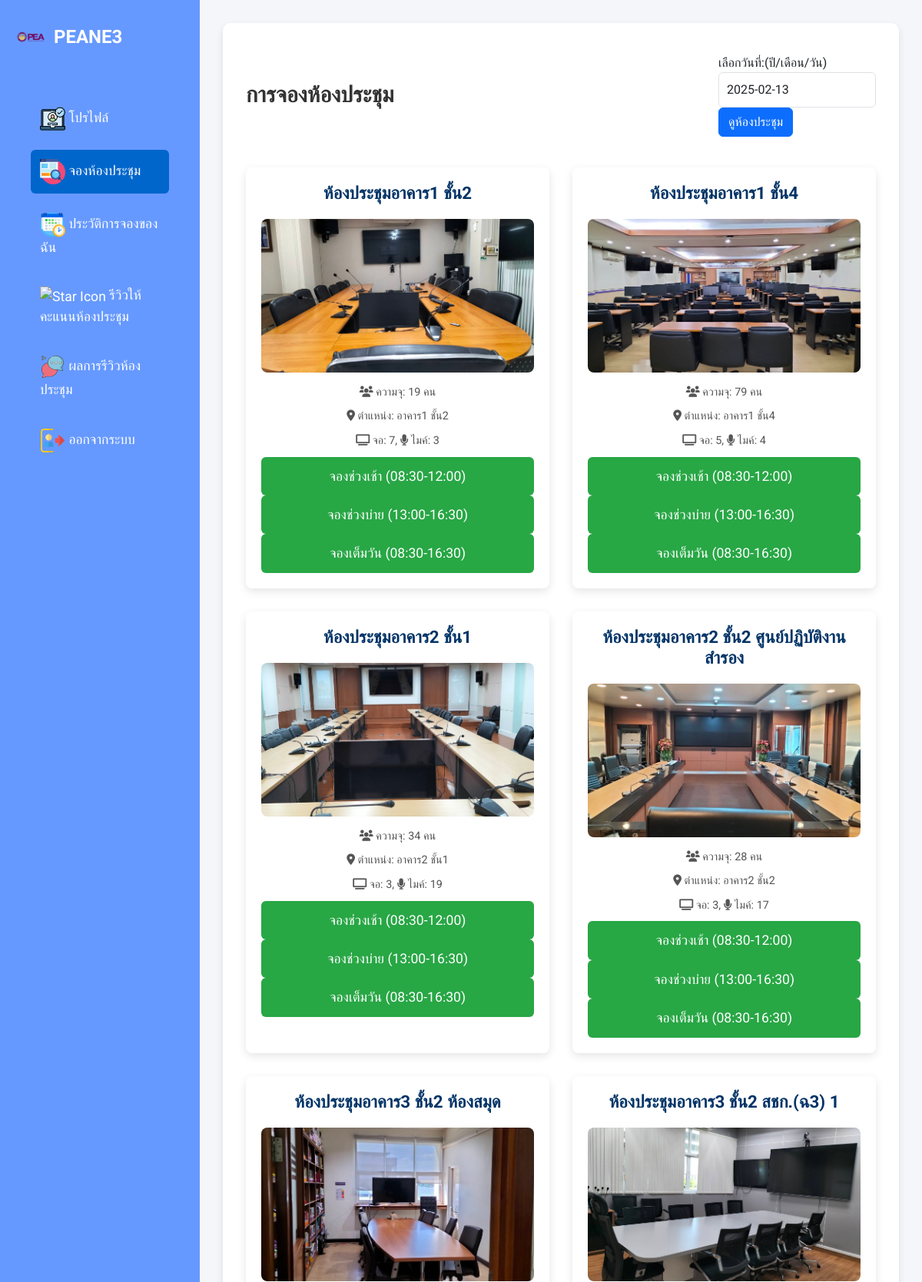
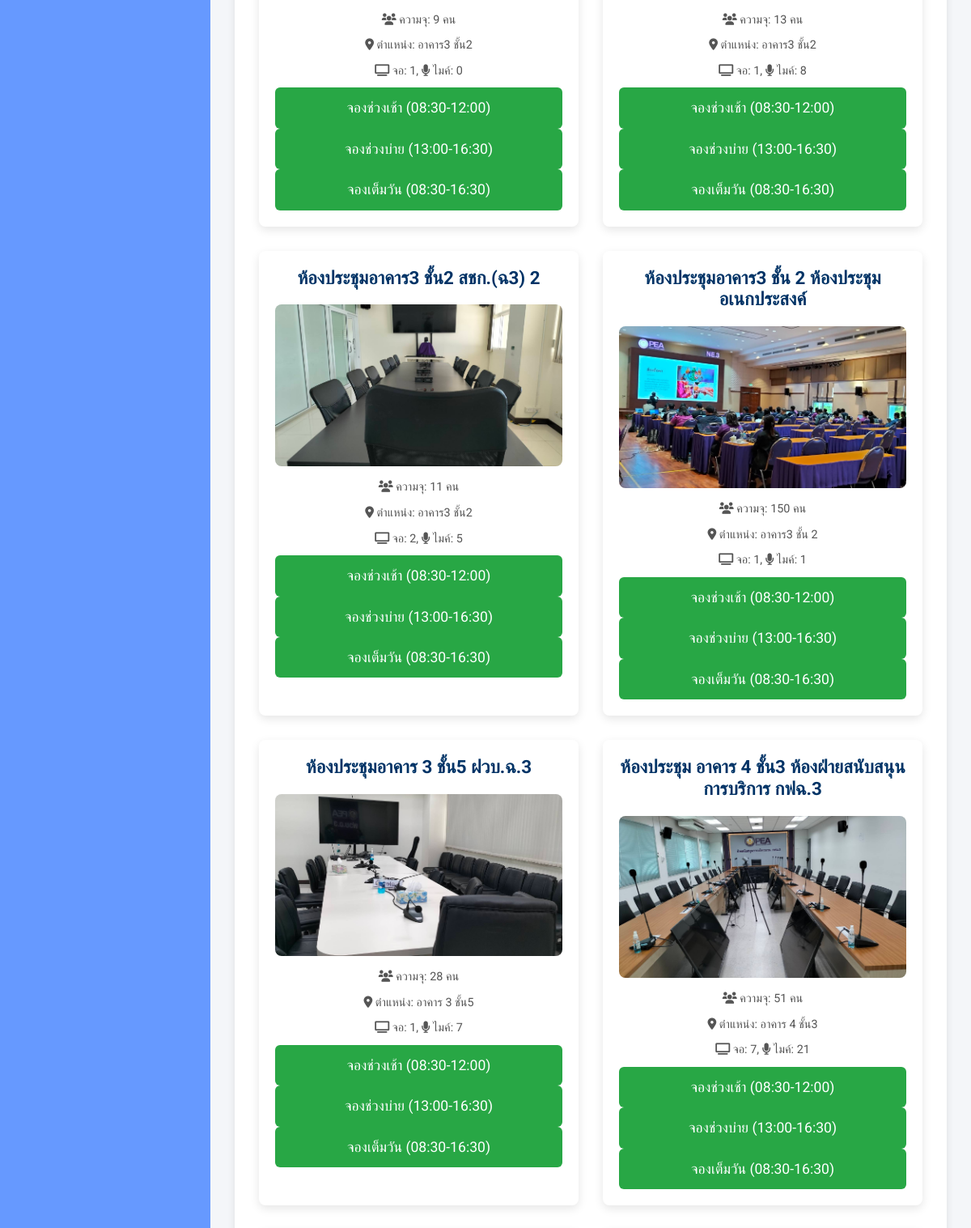
Page /user.php (signed in, upper part) on the committed database (2 pictures, top to bottom).
### tables this page shows
CREATE TABLE `meeting_room` (
  `room_id` int(11) NOT NULL,
  `room_name` varchar(100) NOT NULL,
  `capacity` int(11) NOT NULL,
  `location` varchar(100) NOT NULL,
  `screen` int(11) NOT NULL,
  `microphone` int(11) NOT NULL,
  `picture` varchar(255) NOT NULL
);

### user.php (the view, shortened to what this page needs)
<?php
include('db_connection.php');
$current_date = date('Y-m-d');
$selected_date = $current_date;
$sql = "
    SELECT
        mr.room_id,
        mr.room_name,
        mr.capacity,
        mr.location,
        mr.screen,
        mr.microphone,
        mr.picture,
        (
            SELECT GROUP_CONCAT(time SEPARATOR ',')
            FROM bookings
            WHERE bookings.room_id = mr.room_id
            AND bookings.booking_date = ?
            AND bookings.status = 'อนุมัติ'
        ) AS booked_times,
        IF(
            EXISTS (
                SELECT 1
                FROM bookings
                WHERE bookings.room_id = mr.room_id
                AND bookings.booking_date = ?
                AND bookings.time = 'เต็มวัน'
                AND bookings.status = 'อนุมัติ'
            ), 1, 0
        ) AS is_full_day_booked
    FROM meeting_room mr";
$stmt = $conn->prepare($sql);
$stmt->bind_param("ss", $selected_date, $selected_date);
$stmt->execute();
$result = $stmt->get_result();
?>
<!DOCTYPE html>
<html lang="th">
<head>
    <link href="https://cdnjs.cloudflare.com/ajax/libs/font-awesome/6.0.0-beta3/css/all.min.css" rel="stylesheet">
    <link href="https://cdn.jsdelivr.net/npm/bootstrap@5.3.0/dist/css/bootstrap.min.css" rel="stylesheet">
    <link href="https://cdn.jsdelivr.net/npm/flatpickr/dist/flatpickr.min.css" rel="stylesheet">
</head>
<body>
<div class="sidebar">
    <div class="logo">
        <img src="images/2.png" alt="PEANE3 Logo" class="logo-img">
        PEANE3
    </div>
    <div class="menu">
    <a href="profile.php" class="menu-item">
  <img src="images/verified-account (1).png" alt="Icon" style="width: 33px; height: 33px;"> โปรไฟล์
</a>
<a href="user.php" class="menu-item active">
  <img src="images/seo.png" alt="Search Icon" style="width: 33px; height: 33px"> จองห้องประชุม
</a>
<a href="all_booking_information.php" class="menu-item">
  <img src="images/time-management.png" alt="Calendar Check Icon" style="width: 33px; height: 33px;"> ประวัติการจองของฉัน
</a>
<a href="Review_Meeting_Room.php" class="menu-item">
  <img src="images/shooting-star.png" alt="Star Icon" style="width: 33px; height: 33px;"> รีวิวให้คะแนนห้องประชุม
</a>
<a href="room_reviews.php" class="menu-item ">
  <img src="images/chat-bubbles.png" alt="Comments Icon" style="width: 33px; height: 33px;"> ผลการรีวิวห้องประชุม
</a>
<a href="Logout_u.php" class="menu-item">
  <img src="uploads/check-out.png" alt="Sign Out Icon" style="width: 33px; height: 33px;"> ออกจากระบบ
</a>
    </div>
</div>
<div class="main-content">
    <div class="header">
<div class="title">การจองห้องประชุม</div>
<form method="POST" action="">
<div class="time-selector">
            <label for="date">เลือกวันที่:(ปี/เดือน/วัน)</label>
            <input type="text" id="calendar" name="selected_date" class="form-control" value="<?= $selected_date ?>" />
        </div>
        <button type="submit" class="btn btn-primary">ดูห้องประชุม</button>
    </form>
</div>
    <div class="meeting-rooms">
    <?php while ($room = $result->fetch_assoc()) {
    $booked_times = explode(",", $room['booked_times']);
    ?>
    <div class="room-card">
        <h3><?= htmlspecialchars($room['room_name']) ?></h3>
        <img src="uploads/<?= htmlspecialchars($room['picture']); ?>" alt="Room Image">
        <p><i class="fas fa-users"></i> ความจุ: <?= $room['capacity'] ?> คน</p>
        <p><i class="fas fa-map-marker-alt"></i> ตำแหน่ง: <?= $room['location'] ?></p>
        <p><i class="fas fa-tv"></i> จอ: <?= $room['screen'] ?>, <i class="fas fa-microphone"></i> ไมค์: <?= $room['microphone'] ?></p>
     <?php if ($room['is_full_day_booked'] == 1 || (in_array('ช่วงเช้า', $booked_times) && in_array('ช่วงบ่าย', $booked_times))) { ?>
    <button class="btn-unavailable" style="background-color: red;" disabled>
        ห้องประชุมนี้จองครบทั้งวันแล้ว
    </button>
<?php } else { ?>
    <?php if (!in_array('ช่วงเช้า', $booked_times)) { ?>
        <button class="btn-book" onclick="openBookingPopup(<?= $room['room_id'] ?>, '<?= $room['room_name'] ?>', 'ช่วงเช้า')">
            จองช่วงเช้า (08:30-12:00)
        </button>
    <?php } else { ?>
        <button class="btn-unavailable" disabled>ช่วงเช้าถูกจองแล้ว</button>
    <?php } ?>
    <?php if (!in_array('ช่วงบ่าย', $booked_times)) { ?>
        <button class="btn-book" onclick="openBookingPopup(<?= $room['room_id'] ?>, '<?= $room['room_name'] ?>', 'ช่วงบ่าย')">
            จองช่วงบ่าย (13:00-16:30)
        </button>
    <?php } else { ?>
        <button class="btn-unavailable" disabled>ช่วงบ่ายถูกจองแล้ว</button>
    <?php } ?>
    <?php if (!in_array('ช่วงเช้า', $booked_times) && !in_array('ช่วงบ่าย', $booked_times)) { ?>
        <button class="btn-book" onclick="openBookingPopup(<?= $room['room_id'] ?>, '<?= $room['room_name'] ?>', 'เต็มวัน')">
            จองเต็มวัน (08:30-16:30)
        </button>
    <?php } ?>
<?php } ?>
</div>
<?php } ?>
</body>
</html>

### user.php (style rules this page uses)
* { margin: 0; padding: 0; box-sizing: border-box; }
body { font-family: 'Roboto', sans-serif; background-color: #f4f6f9; display: flex; min-height: 100vh; }
.sidebar { width: 260px; background-color: #6699FF; color: white; padding: 30px 20px; display: flex; flex-direction: column; justify-content: flex-start; flex-shrink: 0; }
.logo { font-size: 1.5em; font-weight: 700; color: #ffffff; margin-bottom: 30px; display: flex; align-items: center; }
.logo-img { width: 40px; height: auto; margin-right: 10px; }
.menu { padding: 30px 20px; background-color: #6699FF; color: white; display: flex; flex-direction: column; justify-content: flex-start; }
.menu-item { font-size: 1.1em; color: white; text-decoration: none; padding: 12px; margin-bottom: 12px; border-radius: 6px; transition: background-color 0.3s ease; }
.main-content { flex: 1; padding: 40px 30px; background-color: #ffffff; box-shadow: 0 4px 10px rgba(0, 0, 0, 0.1); border-radius: 10px; margin: 30px; overflow-y: auto; }
.header { display: flex; justify-content: space-between; align-items: center; margin-bottom: 40px; }
.header .title { font-size: 1.8em; font-weight: 700; color: #333; }
.meeting-rooms { display: grid; grid-template-columns: repeat(2, 1fr); gap: 30px; margin-top: 40px; }
.room-card { background-color: #ffffff; border-radius: 8px; box-shadow: 0 4px 12px rgba(0, 0, 0, 0.1); padding: 20px; text-align: center; transition: transform 0.3s ease, box-shadow 0.3s ease; }
.room-card h3 { font-size: 1.4em; font-weight: 700; color: #003366; margin-bottom: 20px; }
.room-card img { width: 100%; height: 200px; object-fit: cover; border-radius: 8px; margin-bottom: 15px; }
.room-card p { font-size: 0.9em; color: #555; margin-bottom: 10px; }
.room-card .btn-book, .room-card .btn-unavailable { width: 100%; padding: 12px; font-size: 1.1em; color: white; border: none; border-radius: 6px; cursor: pointer; transition: background-color 0.3s ease; }
.btn-book { background-color: #28a745; }
.menu-item:hover, .menu-item.active { background-color: #0066cc; }
.form-control { width: 100%; padding: 10px; font-size: 16px; }

### rows in the picture
meeting_room: room_name "ห้องประชุมอาคาร1 ชั้น2", picture (picture), capacity "19", location "อาคาร1 ชั้น2", screen "7", microphone "3"
meeting_room: room_name "ห้องประชุมอาคาร1 ชั้น4", picture (picture), capacity "79", location "อาคาร1 ชั้น4", screen "5", microphone "4"
meeting_room: room_name "ห้องประชุมอาคาร2 ชั้น1", picture (picture), capacity "34", location "อาคาร2 ชั้น1", screen "3", microphone "19"
meeting_room: room_name "ห้องประชุมอาคาร2 ชั้น2 ศูนย์ปฏิบัติงานสำรอง", picture (picture), capacity "28", location "อาคาร2 ชั้น2", screen "3", microphone "17"
meeting_room: room_name "ห้องประชุมอาคาร3 ชั้น2 ห้องสมุด", picture (picture), capacity "9", location "อาคาร3 ชั้น2", screen "1", microphone "0"
meeting_room: room_name "ห้องประชุมอาคาร3 ชั้น2 สชก.(ฉ3) 1", picture (picture), capacity "13", location "อาคาร3 ชั้น2", screen "1", microphone "8"
meeting_room: room_name "ห้องประชุมอาคาร3 ชั้น2 สชก.(ฉ3) 2", picture (picture), capacity "11", location "อาคาร3 ชั้น2", screen "2", microphone "5"
meeting_room: room_name "ห้องประชุมอาคาร3 ชั้น 2 ห้องประชุมอเนกประสงค์", picture (picture), capacity "150", location "อาคาร3 ชั้น 2", screen "1", microphone "1"
meeting_room: room_name "ห้องประชุมอาคาร 3 ชั้น5 ฝวบ.ฉ.3", picture (picture), capacity "28", location "อาคาร 3 ชั้น5", screen "1", microphone "7"
meeting_room: room_name "ห้องประชุม อาคาร 4 ชั้น3 ห้องฝ่ายสนับสนุนการบริการ กฟฉ.3", picture (picture), capacity "51", location "อาคาร 4 ชั้น3", screen "7", microphone "21"
